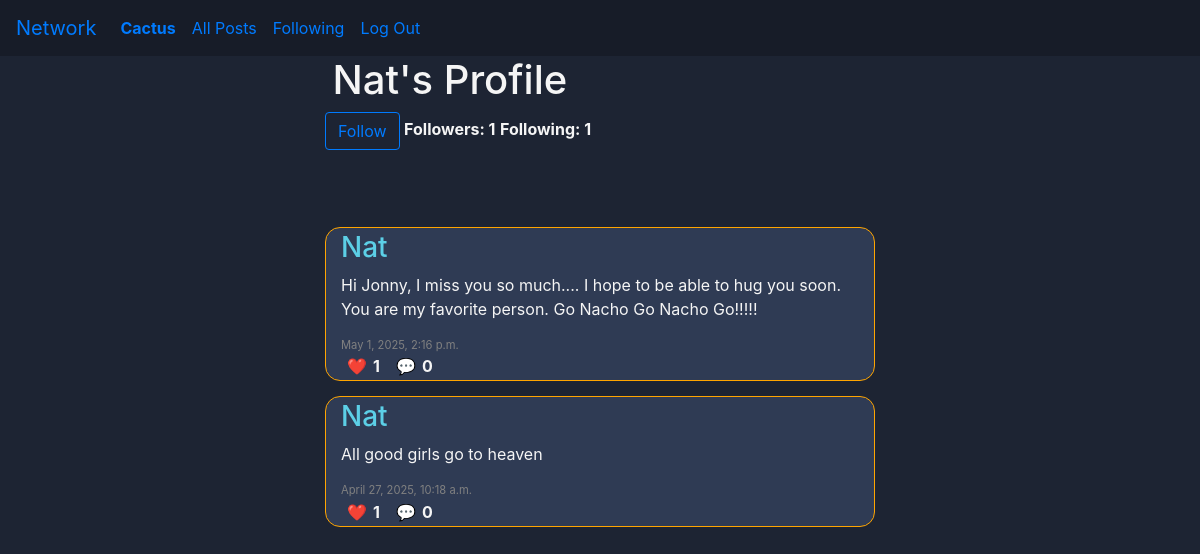
The app's page /profile/Nat (signed in) with its own data.
### network/models.py (models this page shows, shortened)
class User(AbstractUser):
    pass

class Profile(models.Model):
    user = models.OneToOneField(User, on_delete=models.CASCADE)
    following = models.ManyToManyField("self", symmetrical=False, blank=True, related_name="followers")
    saved_posts = models.ManyToManyField("Post", blank=True, related_name="saved_by_profiles")
    profile_picture = models.ImageField(upload_to='profile_pics/', blank=True, null=True) # TODO
    profile_picture_url = models.URLField(blank=True, null=True) # TODO
    bio = models.CharField(max_length=512, null=True, blank=True) # TODO
    @property
    def following_count(self):
        return self.following.count()
    @property
    def follower_count(self):
        return self.followers.count()

class Post(models.Model):
    profile = models.ForeignKey("Profile", on_delete=models.CASCADE)
    content = models.TextField(max_length=512, blank=False, null=False)
    likes = models.ManyToManyField("Profile", blank=True, related_name="liked_posts")
    timestamp = models.DateTimeField(auto_now_add=True)
    edited_timestamp = models.DateTimeField(auto_now_add=False, null=True) # TODO
    @property
    def like_count(self):
        return self.likes.count()
    @property
    def comment_count(self):
        return self.comment_set.count()

### network/views.py (the view)
# urls.py: path("profile/<str:username>", views.profile, name="profile"),
def profile(request, username):
    user = User.objects.get(username=username)
    if not user:
        return False #TODO render error page
    return post_paginator(
        request,
        query=user.profile.post_set.select_related("profile").order_by("-timestamp"),
        template="network/profile.html",
        title=f"{user.username}'s Profile",
        user_obj=user
        )

### network/views.py (called while the page is built)
def post_paginator(request, query, template, title, user_obj=None):
    paginator = Paginator(query, 10)
    page_number = request.GET.get("page")
    page_obj = paginator.get_page(page_number)
    return render(request, template, {
        "page_obj": page_obj,
        "title": title,
        "user_obj": user_obj
    })

### network/templates/network/profile.html (shortened to what this page needs)
{% extends "network/layout.html" %}
{% load static %}
{% block body %}
    <div class="header-div">
        <h1 class="header-txt">{{ user_obj.username }}'s Profile</h1>
    </div>
    <div class="profile-card">
        {% if user.is_authenticated %}
            {% if user_obj.username != user.username %}
                <button class="btn btn-outline-primary"
                    id="toggle-follow-btn"
                    data-username="{{ user_obj.username }}">
                    {% if user_obj in user.following %}Unfollow{% else %}Follow{% endif %}</button>
            {% endif %}
        {% else %}
            <p class="alert-div">Log in to follow!</p>
        {% endif %}
        <strong id="follower-count">Followers: {{ user_obj.profile.follower_count }}</strong>
        <strong id="following-count">Following: {{ user_obj.profile.following_count }}</strong>
    </div>
    {% include "network/partials/load_posts.html" with page_obj=page_obj %}
{% endblock %}

### network/templates/network/layout.html (shortened to what this page needs)
{% load static %}
<!DOCTYPE html>
<html lang="en">
    <head>
        <link rel="stylesheet" href="https://stackpath.bootstrapcdn.com/bootstrap/4.4.1/css/bootstrap.min.css">
        <link href="{% static 'network/styles.css' %}" rel="stylesheet">
    </head>
    <body>
        <nav class="navbar navbar-expand-lg nav">
            <a class="navbar-brand" href="#">Network</a>
            <div>
              <ul class="navbar-nav mr-auto">
                {% if user.is_authenticated %}
                    <li class="nav-item">
                        <a class="nav-link" href="{% url 'profile' username=user.username %}"><strong>{{ user.username }}</strong></a>
                    </li>
                {% endif %}
                <li class="nav-item">
                  <a class="nav-link" href="{% url 'index' %}">All Posts</a>
                </li>
                {% if user.is_authenticated %}
                    <li class="nav-item">
                        <a class="nav-link" href="{% url 'following_posts' %}">Following</a>
                    </li>
                    <li class="nav-item">
                        <a class="nav-link" href="{% url 'logout' %}">Log Out</a>
                    </li>
                {% endif %}
              </ul>
            </div>
          </nav>
        <div class="body">
            {% block body %}
            {% endblock %}
        </div>
    </body>
</html>

### network/templates/network/partials/load_posts.html (shortened to what this page needs)
<div class="posts-div">
    {% for post in page_obj %}
        <div class="post-div">
            <h3><a class="post-header-txt" href="{% url 'profile' username=post.profile.user.username %}">{{ post.profile.user.username }}</a></h3>
            <div class="post-text-div">
                <p class="post-text">{{ post.content }}</p>
            </div>
            <p class="timestamp-txt">{{ post.timestamp }}</p>
            <div class="post-interact-div">
                {% if user.is_authenticated %}
                    <button class="like-btn post-interact-btn" data-id="{{ post.id }}"
                    data-liked="{% if user in post.likes.all %}true{% else %}false{% endif %}">❤️</button>
                {% else %}
                    🩶
                {% endif %}
                <strong class="like-count count">{{ post.like_count }}</strong>
                <button class="post-interact-btn" data-id="{{ post.id }}">💬</button>
                <strong class="comment-count count">{{ post.comment_count }}</strong>
            </div>
        </div>
    {% endfor %}
</div>

### network/static/network/styles.css (style rules this page uses)
* { margin: 0; box-sizing: border-box; }
.nav { background-color: #171c28; }
.body { background-color: #1d2433; color: whitesmoke; display: flex; flex-direction: column; align-items: center; min-height: 100vh; }
.header-txt { align-self: flex-start; margin-left: 15px; width: 550px; }
.post-header-txt { color: #5ccfe6; }
.profile-card { min-width: 550px; min-height: 100px; }
.post-div { border-radius: 15px; width: 550px; background-color: #2f3b54; margin-top: 15px; padding: 3px 0 1px 15px; border: 1px solid orange; }
.post-interact-div { width: 100%; display: inline-flex; align-items: center; }
.count { margin-right: 10px; }
.post-interact-btn { border: none; background-color: inherit; }
.timestamp-txt { font-size: 0.7rem; color: grey; margin: 0; }

### records on screen
User: username "Cactus"
User: username "Nat", profile.follower_count "1", profile.following_count "1"
Post: profile.user.username "Nat", content "Hi Jonny, I miss you so much.... I hope to be able to hug you soon. You are my favorite person. Go Nacho Go Nacho Go!!!!!", timestamp "May 1, 2025, 2:16 p.m.", like_count "1", comment_count "0"
Post: profile.user.username "Nat", content "All good girls go to heaven", timestamp "April 27, 2025, 10:18 a.m.", like_count "1", comment_count "0"
